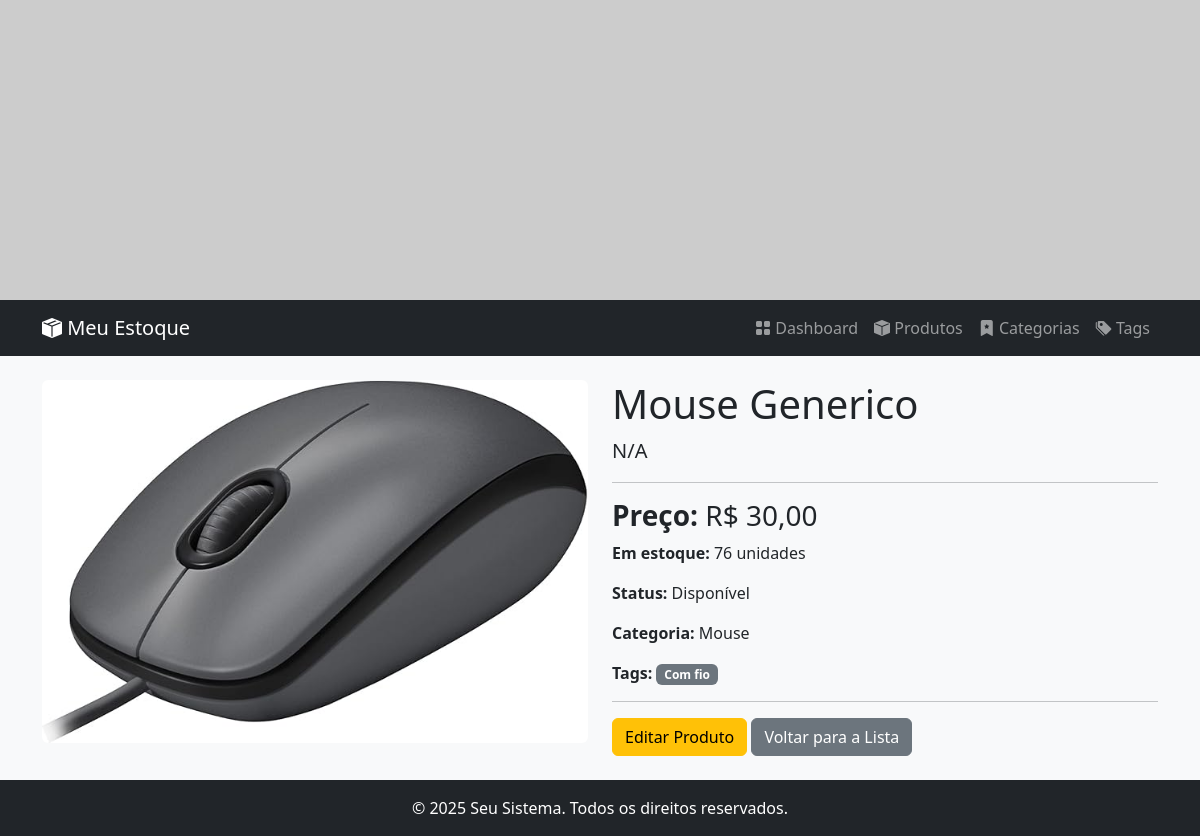
Before: /estoque/produtos/1/ with the older database file.
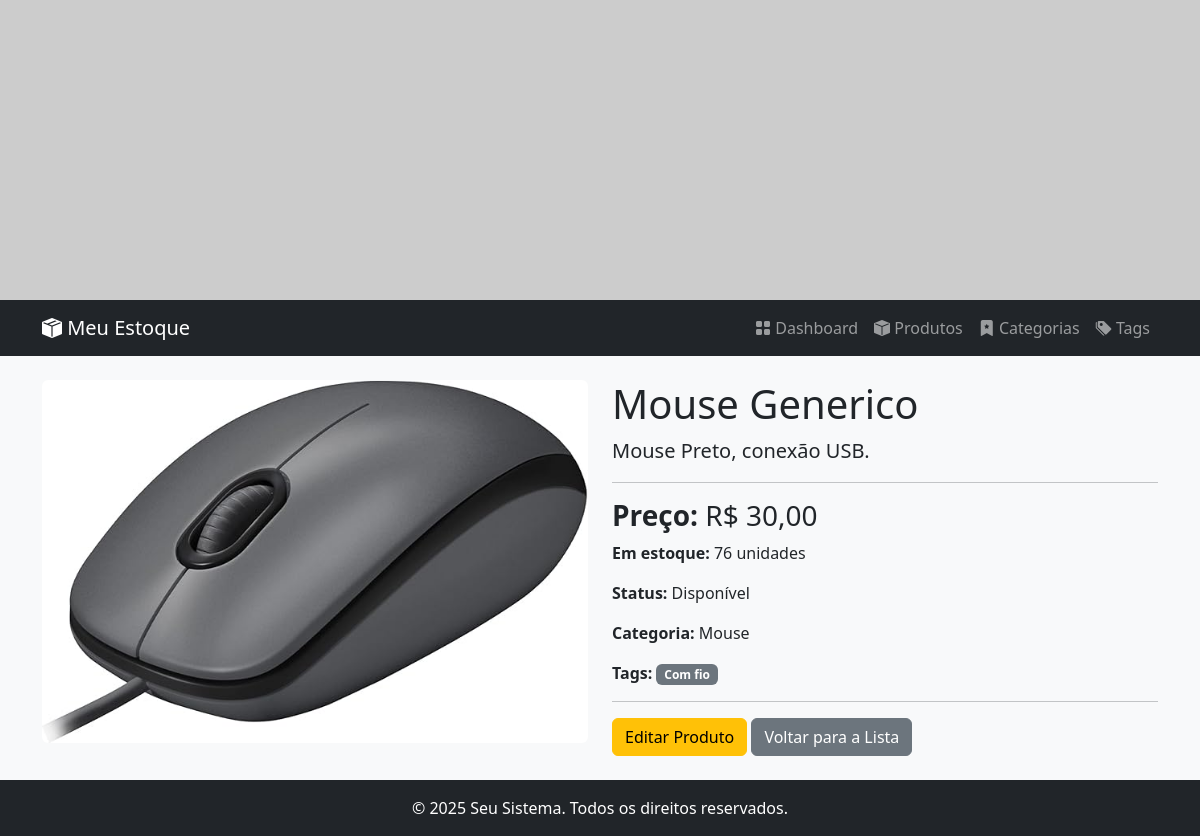
After: the same page with the newer database file.
### estoque/models.py (models this page shows, shortened)
class Produto(models.Model):
    nome = models.CharField(
        max_length=100,
        verbose_name="Nome do produto",
        help_text="Nome do produto"
        )
    descricao = models.TextField(
        verbose_name="Descrição",
        help_text="Descrição detalhada do produto",
        default="N/A"
        )
    preco = models.DecimalField(
        max_digits=10,
        decimal_places=2,
        verbose_name="Preço",
        help_text="Preço de venda do produto",
        default=0.0
    )
    estoque = models.PositiveIntegerField(
        default=0,
        verbose_name="Qt de produtos",
        help_text="Quantidade do produto em estoque"
    )
    disponivel = models.BooleanField(
        default=True,
        verbose_name="Produto Disponivel",
        help_text="Indica se o produto está disponível para venda"
    )
    imagem = models.ImageField(
        upload_to='produtos/',
        blank=True,
        null=True,
        help_text="Imagem de exibição do produto"
    )
    data_criacao = models.DateTimeField(
        verbose_name="Data de criação",
        auto_now_add=True
    )
    data_atualizacao = models.DateTimeField(
        verbose_name="Data de atualização",
        auto_now=True
    )
    categoria = models.ForeignKey(
        Categoria,
        on_delete=models.SET_NULL,
        null=True,  # <-- Permite que o valor no banco de dados seja NULO
        blank=True, # <-- Permite que o campo no admin/formulários fique em branco
        related_name="produtos"
    )
    tag = models.ManyToManyField (
        Protuto_Tag,
        related_name="produto_tags"
    )
    class Meta:
        verbose_name = "Produto"
        verbose_name_plural = "Produtos"
        ordering = ['nome']

class Categoria(models.Model):
    identificacao = models.CharField(max_length=100,
        verbose_name="Identificacao",
        help_text="Informe a identificação da categoria",
        unique=True,
    )
    descricao = models.TextField (
        verbose_name="Descrição",
        help_text="Informe a descrição da categoria",
        default="N/A",
    )
    class Meta:
        verbose_name = "Categoria"
        verbose_name_plural = "Categorias"

### estoque/views.py (the view)
# urls.py: path('produtos/<int:pk>/', views.ProdutoDetailView.as_view(), name='produto_detail'),
class ProdutoDetailView(DetailView):
    model = Produto
    template_name = 'estoque/produto_detail.html'
    context_object_name = 'produto'

### estoque/templates/estoque/produto_detail.html (shortened to what this page needs)
{% extends 'estoque/base.html' %}
{% block content %}
<div class="row">
    <div class="col-md-6">
        {% if produto.imagem %}
        <img src="{{ produto.imagem.url }}" class="img-fluid rounded" alt="{{ produto.nome }}">
        {% else %}
        <img src="https://via.placeholder.com/600x400.png?text=Sem+Imagem" class="img-fluid rounded" alt="Sem Imagem">
        {% endif %}
    </div>
    <div class="col-md-6">
        <h1>{{ produto.nome }}</h1>
        <p class="lead">{{ produto.descricao }}</p>
        <hr>
        <h3><strong>Preço:</strong> R$ {{ produto.preco }}</h3>
        <p><strong>Em estoque:</strong> {{ produto.estoque }} unidades</p>
        <p><strong>Status:</strong> {% if produto.disponivel %}Disponível{% else %}Indisponível{% endif %}</p>
        <p><strong>Categoria:</strong> {{ produto.categoria.identificacao|default:"N/A" }}</p>
        <div>
            <strong>Tags:</strong>
            {% for tag in produto.tag.all %}
            <span class="badge bg-secondary">{{ tag.identificacao }}</span>
            {% empty %}
            <span class="badge bg-light text-dark">Nenhuma tag</span>
            {% endfor %}
        </div>
        <hr>
        <a href="{% url 'estoque:produto_update' produto.pk %}" class="btn btn-warning">Editar Produto</a>
        <a href="{% url 'estoque:produto_list' %}" class="btn btn-secondary">Voltar para a Lista</a>
    </div>
</div>
{% endblock %}

Changed rows visible on the page:
changed Produto "Mouse Generico": descricao "N/A" → "Mouse Preto, conexão USB."
